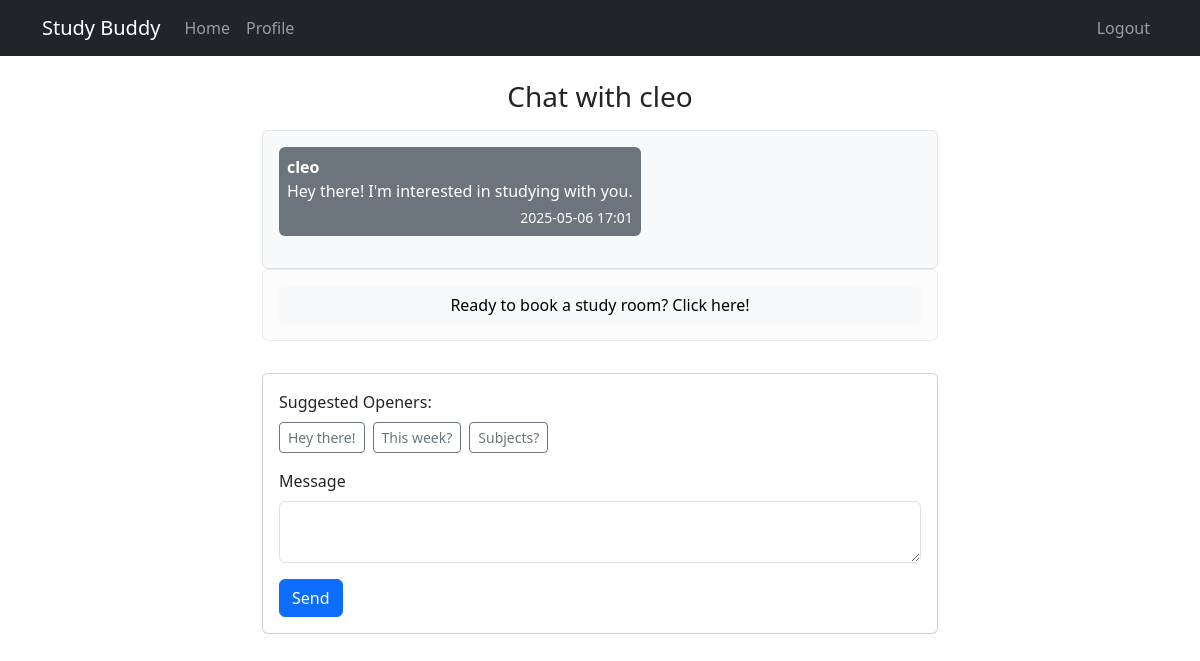
The page /messages/11 (signed in) on the database its author committed.
### app/models/user.py (models this page shows)
class User(db.Model):
    __tablename__ = 'user'
    id = db.Column(db.Integer, primary_key=True)
    name = db.Column(db.String(100), nullable=False)
    email = db.Column(db.String(100), unique=True, nullable=False)
    password = db.Column(db.String(200), nullable=False)
    profile = db.relationship('Profile', backref='user', uselist=False)

### app/models/message.py (models this page shows, shortened)
class Message(db.Model):
    id = db.Column(db.Integer, primary_key=True)
    content = db.Column(db.Text, nullable=False)
    timestamp = db.Column(db.DateTime, default=datetime.now())
    keep = db.Column(db.Boolean, default=True)
    sender_id = db.Column(db.Integer, db.ForeignKey('user.id'), nullable=False)
    receiver_id = db.Column(db.Integer, db.ForeignKey('user.id'), nullable=False)
    sender = db.relationship('User', foreign_keys=[sender_id], backref='sent_messages')
    receiver = db.relationship('User', foreign_keys=[receiver_id], backref='received_messages')

### app/views.py (the view, shortened to what this page needs)
@app.route("/messages/<int:user_id>", methods=["GET", "POST"])
def messages(user_id):
    if "user_id" not in session:
        flash("Please log in first.", "warning")
        return redirect(url_for("login"))
    current_user_id = session["user_id"]
    other_user = User.query.get_or_404(user_id)
    if not other_user:
        flash("User not found", "danger")
        return redirect(url_for("home"))
    form = MessageForm()
    booking_form = BookingForm()
    all_messages = Message.query.filter(
        ((Message.sender_id == current_user_id) & (Message.receiver_id == user_id)) |
        ((Message.sender_id == user_id) & (Message.receiver_id == current_user_id)),
        Message.keep == True
    ).order_by(Message.timestamp.asc()).all()
    upcoming_booking = None
    pending_invitation = None
    user2_booking_invite = None
    declined_invitation = None
    most_recent_booking_date = None
    most_recent_booking = None
    all_bookings = Booking.query.filter(
        ((Booking.user1_id== current_user_id) & (Booking.user2_id == other_user.id)) |
        ((Booking.user1_id == other_user.id) & (Booking.user2_id == current_user_id)),
        Booking.status != 'past'
    ).all()
    for booking in all_bookings:
        if not most_recent_booking_date or booking.created_at > most_recent_booking_date:
            most_recent_booking_date = booking.created_at
            most_recent_booking = booking
        if booking.is_past():
            booking.status = "past"
            db.session.commit()
        elif booking.user1_id == current_user_id and booking.status == "pending":
            pending_invitation = booking
        elif booking.status == "accepted":
            upcoming_booking = booking
        elif booking.user2_id == current_user_id and booking.status == "pending":
            user2_booking_invite = booking
    if most_recent_booking and most_recent_booking.status == "declined":
            declined_invitation = most_recent_booking
    rooms = Room.query.all()
    booking_form.room_id.choices = [(room.id, room.room_name) for room in rooms]
    booking_form.user1_id.data = current_user_id
    booking_form.user2_id.data = other_user.id
    booking_form.week_beginning.data = get_week_beginning()
    booking_form.hour.choices = [(hour, f"{hour}:00") for hour in range(9, 17)]
    return render_template('message.html', title="Messages", form=form, booking_form=booking_form,
                           all_messages=all_messages, upcoming_booking=upcoming_booking,
                           pending_invitation=pending_invitation, study_invitation=user2_booking_invite,
                           declined_invitation=declined_invitation, other_user=other_user, current_user_id=current_user_id)

### app/forms.py
class MessageForm(FlaskForm):
    message = TextAreaField('Message', validators=[DataRequired()])
    submit = SubmitField('Send')

class BookingForm(FlaskForm):
    room_id = SelectField(validators=[DataRequired()], coerce=int)
    user1_id = IntegerField(validators=[DataRequired()])
    user2_id = IntegerField(validators=[DataRequired()])
    week_beginning = DateField(validators=[DataRequired()])
    day = SelectField('Day', choices=[
        (0, 'Monday'), (1, 'Tuesday'), (2, 'Wednesday'), (3, 'Thursday'),
        (4, 'Friday')
    ], coerce=int, validators=[DataRequired()])
    hour = SelectField('Hour', choices=[], coerce=int, validators=[DataRequired()])
    submit = SubmitField('Book Room')

### app/models/booking.py (called while the page is built)
    def is_past(self):
        return self.booking_end < datetime.now()

### app/views.py (called while the page is built)
def get_week_beginning():
    today = datetime.today()
    return (today - timedelta(days=today.weekday())).date()

### app/templates/message.html (shortened to what this page needs)
{% extends "base.html" %}
{% block content %}
<div class="container py-4" style="max-width: 700px; min-height: 80vh; display: flex; flex-direction: column; justify-content: flex-start;">
  <div class="chat-wrapper d-flex flex-column h-100">
    <h3 class="text-center mb-3">Chat with {{ other_user.name }}</h3>
    <div class="chat-messages border rounded bg-light p-3 flex-grow-1 d-flex flex-column" style="overflow-y: auto; position: relative;">
      {% for msg in all_messages %}
        <div class="mb-3 d-flex {% if msg.sender_id == current_user_id %}justify-content-end{% else %}justify-content-start{% endif %}">
          <div class="p-2 rounded {% if msg.sender_id == current_user_id %}bg-success text-white{% else %}bg-secondary text-white{% endif %}" style="max-width: 70%;">
            <div><strong>{{ 'You' if msg.sender_id == current_user_id else other_user.name }}</strong></div>
            <div>{{ msg.content }}</div>
            <div class="text-end small mt-1">{{ msg.timestamp.strftime('%Y-%m-%d %H:%M') }}</div>
          </div>
        </div>
      {% else %}
        <p class="text-center text-muted">No messages yet.</p>
      {% endfor %}
    </div>
  {% if study_invitation %}
      <div class="alert alert-info" role="alert">
        <p>{{ other_user.name }} invited you to a meeting on {{ study_invitation.formatted_meeting_date }} at {{ study_invitation.hour }}:00</p>
        <div class="d-flex justify-content-end gap-2 mt-1">
            <form action="{{ url_for('accept_invitation', booking_id=study_invitation.id) }}" method="GET">
                <button type="submit" class="btn btn-outline-success">Accept</button>
            </form>
            <form action="{{ url_for('decline_invitation', booking_id=study_invitation.id) }}" method="GET">
                <button type="submit" class="btn btn-outline-danger">Decline</button>
            </form>
        </div>
      </div>
  {% elif upcoming_booking %}
      <div class="alert alert-success" role="alert">
        <p>You have a room booked with {{ other_user.name }} on {{ upcoming_booking.formatted_meeting_date }} at {{ upcoming_booking.hour }}:00</p>
      </div>
  {% else %}
      <div class="alert alert-light" role="alert">
          <button type="button" class="btn btn-light w-100" data-bs-toggle="modal" data-bs-target="#studyRoomModal">
            Ready to book a study room? Click here!
          </button>
      </div>
  {% endif %}
    <div class="chat-input card mt-3">
        <div class="card-body">
        <div class="mb-3">
            <label class="form-label">Suggested Openers:</label>
            <div class="d-flex flex-wrap gap-2">
                <button type="button" class="btn btn-outline-secondary btn-sm" onclick="setMessage(`Hey there! I'm interested in studying with you.`)">Hey there!</button>
                <button type="button" class="btn btn-outline-secondary btn-sm" onclick="setMessage(`Hey! Looking for a study partner this week.`)">This week?</button>
                <button type="button" class="btn btn-outline-secondary btn-sm" onclick="setMessage(`Hi, what subjects are you focusing on?`)">Subjects?</button>
            </div>
        </div>
        <form method="POST">
            <div class="mb-3">
                {{ form.message.label(class="form-label") }}
                {{ form.message(class="form-control", rows=2, id="messageBox") }}
            </div>
            {{ form.submit(class="btn btn-primary") }}
        </form>
        </div>
    </div>
  </div>
</div>
{% endblock %}

### rows shown on the page
User: name "cleo"
Message: content "Hey there! I'm interested in studying with you.", timestamp "2025-05-06 17:01"
